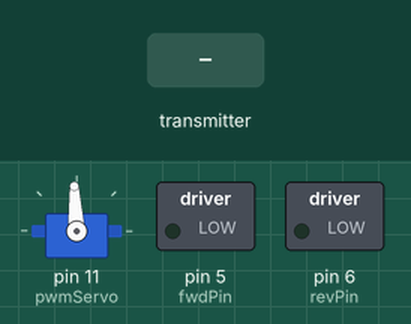
Recording of a sketch running on a simulated Arduino Uno, built with avr-gcc and run on an emulated ATmega328P. On the bench: servo, switched loads named in the sketch (green lamp = pin HIGH). The test bench sets the inputs (shaded band).

Above: at 1.2 s.
1.3 s: the transmitter starts sending readChannel.0 = 1000
At 2.1 s:
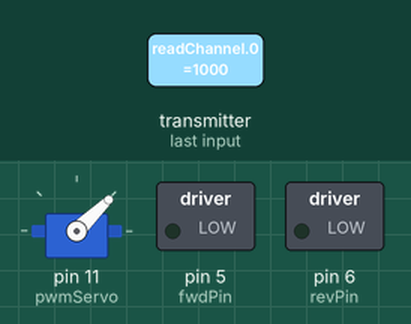
2.8 s: the transmitter starts sending readChannel.2 = 1000
At 3.2 s:
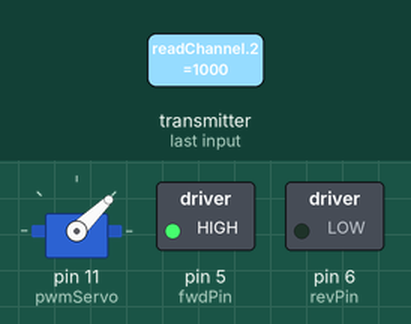
4.3 s: the transmitter starts sending readChannel.0 = 1250
At 5.5 s:
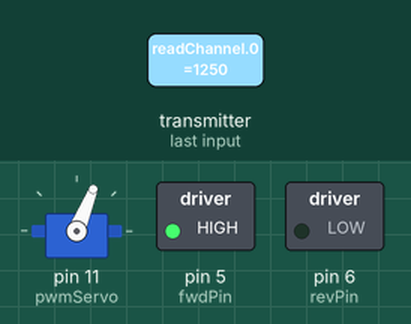
5.8 s: the transmitter starts sending readChannel.2 = 1250
At 6.7 s:
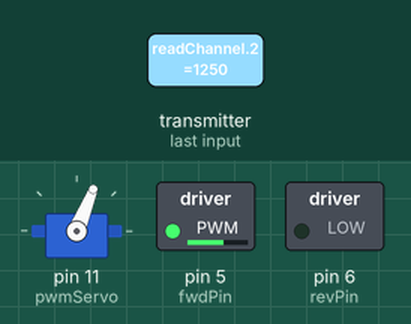
7.3 s: the transmitter starts sending readChannel.0 = 1500
At 7.9 s:
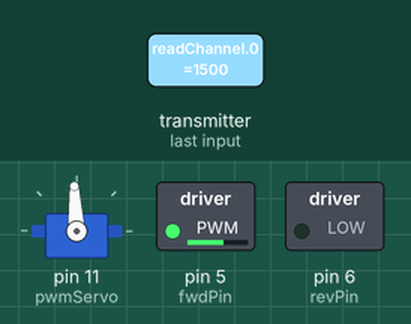
8.8 s: the transmitter starts sending readChannel.2 = 2000
At 10.2 s:
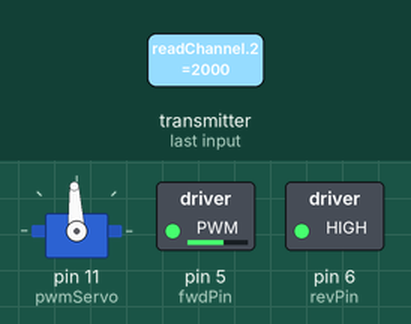
Timing chart, 0 to 11.3 s (numbered marks = the images above; inputs shaded):
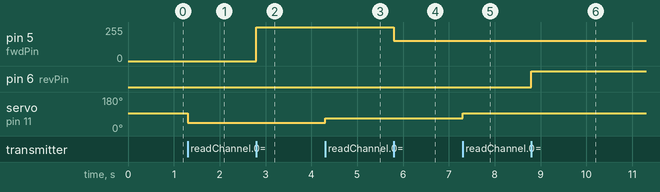

Measured:
- after the input at 1.3 s, servo on pin 11 (pwmServo): 93° → 44° at once
- after the input at 2.8 s, pin 5 (fwdPin): 0/255 → 255/255 at once
- after the input at 4.3 s, servo on pin 11 (pwmServo): 44° → 68° at once
- after the input at 5.8 s, pin 5 (fwdPin): 255/255 → 151/255 at once
- after the input at 7.3 s, servo on pin 11 (pwmServo): 68° → 93° at once
- after the input at 8.8 s, pin 6 (revPin): LOW → HIGH at once

The sketch:

RadioControlArduino.ino
```cpp
#include <IBusBM.h>
#include <Servo.h>
/*
  Translate iBUS signal to servo and motor.

  Based on example from IBusBM.

  Supports any Arduino board where serial0 is available.

  For boards where serial0 is connected to the onboard USB port (such as MEGA, UNO and micro) you need
  to disconnect the RX line from the receiver during programming.
  Please use 5V boards only.
  Serial port RX/TX connected as follows:
  - RX connected to the iBUS servo pin (disconnect during programming on MEGA, UNO and micro boards!)
  - TX left open or for Arduino boards without an onboard USB controler - connect to an
    USB/Serial converter to display debug information on your PC (set baud rate to 115200).

  Combination with DC motor drive via H-Bridge from: https://www.tutorialspoint.com/arduino/arduino_dc_motor.htm
  To boost output the 1ms - 2ms duty cycle of the 20ms period is converted as:
  1 ms - 1,5 ms is backward/forward 1ms is full throttle so 100% gives 20ms, 1,5ms is 0% which coorespondd with 0ms
  1,5 ms - 2ms is backward/forward 2ms is full throttle so 100% gives 20ms, 1,5ms is 0% which coorespondd with 0ms
*/

IBusBM IBus; // IBus object
Servo myservo;  // create servo object to control a servo

// Pins 3, 5, 6, 9, 10, 11 on Arduino UNO are PWM capable
const int pwmServo = 11; //initializing pin 11 as pwm for Servo
//For providing logic to L298 IC to choose the direction of the DC motor
const int fwdPin = 5; //Logic level output to the H-Bridge (Forward)
const int revPin = 6; //Another logic level output to the H-Bridge (Reverse)


void setup() {
   IBus.begin(Serial);    // iBUS connected to Serial0 - change to Serial1 or Serial2 port when required
   myservo.attach(pwmServo);  // attaches the servo on pin 9 to the servo object
}

int savevalservo=0;
int savevalmotor=0;

void loop() {
   int valservo;
   int valmotor;
   int valwrite;

   valservo = IBus.readChannel(0); // get latest value for servo channel 1
   valmotor = IBus.readChannel(2); // get latest value for motor channel 3

   if (savevalservo != valservo) {
      savevalservo = valservo;
      myservo.writeMicroseconds(valservo);   // sets the servo position
   }

   if (savevalmotor != valmotor) {
      savevalmotor = valmotor;
      if (valmotor < 1490) {
            valwrite = map(valmotor, 1000, 1490, 255, 50);
            analogWrite(fwdPin, valwrite);
      }
      else if (valmotor > 1510) {
           valwrite = map(valmotor, 1510, 2000, 50, 255);
           analogWrite(revPin, valwrite);
      } else {
          valwrite=0; //don't know if this is realy necessary can maybe be omitted.
          analogWrite(fwdPin, valwrite);
          analogWrite(revPin, valwrite);
      }
   }
}
```
